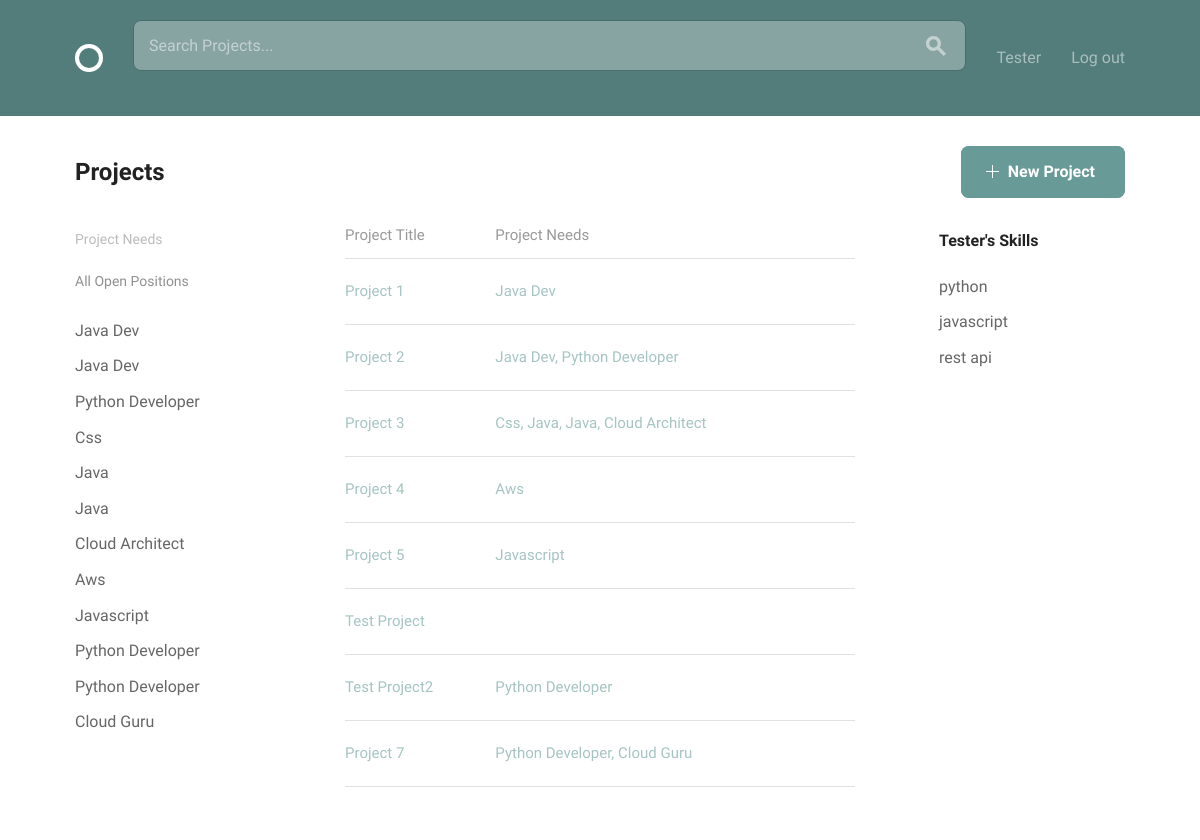
Screenshot of /home/ (signed in) with the database file from the repository.
### projects/models.py (models this page shows, shortened)
class Positions(models.Model):
    project = models.ForeignKey(Projects, on_delete=models.CASCADE, related_name='positions')
    name = models.CharField(max_length=150, default='')
    description = models.TextField(default='')
    filled = models.BooleanField(default=False)
    def __str__(self):
        return '{}'.format(self.name.title())

class Projects(models.Model):
    owner = models.ForeignKey(User, related_name='project', on_delete=models.CASCADE, null=True)
    title = models.CharField(max_length=150, default='')
    description = models.TextField(default='')
    requirements = models.TextField(default='')
    time_estimate = models.TextField(default='')
    recruited = models.BooleanField(default=False)
    completed = models.BooleanField(default=False)
    @property
    def open_positions(self):
        return self.positions.exclude(filled=True)

### accounts/models.py (models this page shows)
class Skills(models.Model):
    profile = models.ForeignKey(Profile, on_delete=models.CASCADE)
    skills = models.CharField(max_length=15, default='')
    def __str__(self):
        return self.skills

### social_builder/views.py (the view)
# urls.py: url(r'^home/$', views.Home.as_view(), name='home'),
class Home(LoginRequiredMixin, ListView):
    model = Projects
    template_name = 'index.html'
    context_object_name = 'project_home'
    def get_queryset(self):
        queryset = super().get_queryset()
        search_term = self.request.GET.get('s')
        if search_term:
            queryset = queryset.filter(
                Q(title__icontains=search_term) |
                Q(description__icontains=search_term)
            )
        return queryset
    def get_context_data(self, **kwargs):
        context = super().get_context_data(**kwargs)
        position = self.kwargs.get('title')
        context['position'] = position
        context['skills'] = Profile.objects.get(user=self.request.user)
        return context

### templates/index.html (shortened to what this page needs)
{% extends 'registration/registration_base.html' %}
{% load static from staticfiles %}
{% block content %}
  <div class="bounds circle--page">
    <div class="circle--page--header circle--fluid">
      <div class="circle--fluid--cell circle--fluid--primary">
        <h2>Projects</h2>
      </div>
      <div class="circle--fluid--cell circle--fluid--secondary">
          {% if user.is_authenticated  %}
          <a class="button button-primary icon-on-left" href="{% url 'projects:create_project' %}">
          <svg version="1.1" xmlns="http://www.w3.org/2000/svg" xmlns:xlink="http://www.w3.org/1999/xlink" x="0px" y="0px" viewBox="0 0 13 13" style="enable-background:new 0 0 13 13;" xml:space="preserve" class="add">
            <polygon points="7,6 7,0 6,0 6,6 0,6 0,7 6,7 6,13 7,13 7,7 13,7 13,6 "/>
          </svg>
          New Project
        </a>
          {% endif %}
      </div>
    </div>
    <div class="grid-25">
      <div class="circle--filter circle--secondary--module">
        <h4>Project Needs</h4>
        <ul class="circle--filter--list">
            <p><a href="{% url 'home' %}">All Open Positions</a> </p>
            {% if project_home %}
                {% for project in project_home %}
          {% if project.open_positions %}
                {% for pos in project.open_positions %}
              <li class="clickable-row" data-href="{% url 'jobs' title=pos %}">{{ pos }}</li>
                    {% endfor %}
                {% endif %}
                {% endfor %}
            {% endif %}
        </ul>
      </div>
    </div>
    <div class="grid-50">
      <table class="u-full-width circle--table">
        <thead>
          <tr>
            <th>Project Title</th>
            <th class="circle--cell--right">Project Needs</th>
          </tr>
        </thead>
        <tbody>
        {% if project_home %}
        {% for project in project_home %}
          <tr class="clickable-row" data-href="{% url 'projects:detail' pk=project.pk %}">
            <td>
                {{ project.title|title }}
            </td>
            <td class="circle--cell--right">
                {% if project.open_positions %}
                    {{ project.open_positions|join:", " }}
                {% endif %}
            </td>
          </tr>
        {% endfor %}
        {% endif %}
        </tbody>
      </table>
    </div>
    <div class="grid-25 grid-push-5">
    <div class="circle--secondary--module">
      <ul class="circle--filter--list">
      {% if user.is_authenticated %}
      <h4>{{ user|title }}'s Skills</h4>
          {% for skill in skills.skills_set.all %}
          <li class="clickable-row" data-href="{% url 'skills' skill=skill %}">{{ skill }}</li>
          {% endfor %}
      {% endif %}
      </ul>
      </div>
    </div>
  </div>
{% endblock %}

### templates/registration/registration_base.html (shortened to what this page needs)
{% load static from staticfiles %}
{% load humanize %}
<!DOCTYPE html>
<html lang="en">
<head>
  <link rel="stylesheet" href="{% static 'css/global.css' %}">
</head>
<body>
  <header class="circle--header">
    <div class="bounds">
      <div class="circle--fluid">
        <div class="circle--fluid--cell">
            {% if user.is_authenticated %}
            <h1 class="hide-text circle--logo"><a class="logo" href="{% url 'home' %}">Circle</a></h1>
            {% else %}
            <h1 class="hide-text circle--logo"><a class="logo" href="{% url 'welcome' %}">Circle</a></h1>
            {% endif %}
        </div>
        <div class="circle--fluid--cell circle--fluid--primary">
          <div class="circle--search">
              <form method="get" action="">
            <input type="search" name="s" placeholder="Search Projects..." />
            <button>
            </button>
              </form>
          </div>
        </div>
        <div class="circle--fluid--cell circle--fluid--secondary">
          <nav>
            <ul class="circle--inline">
                {% if not user.is_authenticated %}
              <li><a href="{% url 'registration_register' %}">Sign Up</a></li>
              <li><a href="{% url 'auth_login' %}">Sign In</a></li>
                {% else %}
                <li><a href="{% url 'accounts:profile' user.username %}">{{ user.username|title }}</a> </li>
                <li><a href="{% url 'auth_logout'%}">Log out</a> </li>
                {% endif %}
            </ul>
          </nav>
        </div>
      </div>
    </div>
  </header>
 {% block content %}{% endblock %}
</body>
</html>

### rows the page displays
Projects: title "Project 1", open_positions "Java Dev"
Positions: name "Java Dev"
Projects: title "Project 2", open_positions "Java Dev, Python Developer"
Positions: name "Java Dev"
Positions: name "Python Developer"
Projects: title "Project 3", open_positions "Css, Java, Java, Cloud Architect"
Positions: name "Css"
Positions: name "Java"
Positions: name "Java"
Positions: name "Cloud Architect"
Projects: title "Project 4", open_positions "Aws"
Positions: name "Aws"
Projects: title "Project 5", open_positions "Javascript"
Positions: name "Javascript"
Projects: title "Test Project2", open_positions "Python Developer"
Positions: name "Python Developer"
Projects: title "Project 7", open_positions "Python Developer, Cloud Guru"
Positions: name "Python Developer"
Positions: name "Cloud Guru"
Projects: title "Test Project"
Skills: skills "python"
Skills: skills "javascript"
Skills: skills "rest api"

### other values shown
{{ user.username|title }} "Tester"
{{ user|title }} "Tester"
